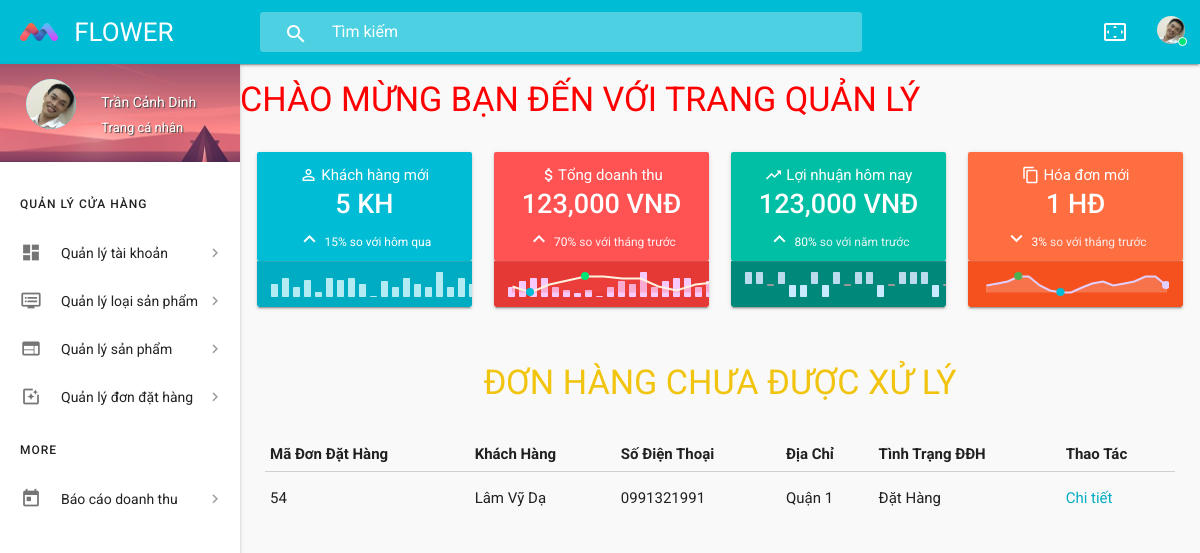
Screenshot of /Admin/index.php (signed in) with the database file from the repository.
### tables this page shows
CREATE TABLE `dondathang` (
  `MaDonDatHang` int(11) NOT NULL,
  `MaKhachHang` int(11) NOT NULL,
  `NgayDatHang` datetime NOT NULL,
  `TongThanhTien` int(11) DEFAULT NULL,
  `MaTinhTrangDonDatHang` int(11) NOT NULL,
  `MaNhanVien` int(11) DEFAULT NULL
);

CREATE TABLE `khachhang` (
  `MaKhachHang` int(11) NOT NULL,
  `HoTen` varchar(45) NOT NULL,
  `DiaChi` varchar(256) NOT NULL,
  `SoDienThoai` varchar(11) NOT NULL,
  `MatKhau` int(11) NOT NULL,
  `BiXoa` int(11) DEFAULT '0'
);

CREATE TABLE `tinhtrangdondathang` (
  `MaTinhTrangDonDatHang` int(11) NOT NULL,
  `TenTinhTrangDonDatHang` varchar(45) NOT NULL
);

### libs/database.php (called while the page is built, shortened)
<?php
    class DataProvider {
        public static function ExecuteQuery($sql)
        {
            $connection = mysqli_connect('localhost','root','','project_php','3306') or
                die ("couldn't connect to localhost");
            mysqli_query($connection, "set names 'utf8'");
            $result = mysqli_query($connection, $sql);
            return $result;
        }
    }
    ?>

### Admin/modules/tDanhSachDonDatHangChuaXuLy.php (the view)
<tr>
    <td><?php echo $maDonDatHang; ?></td>
    <td><?php echo $hoTen; ?></td>
    <td><?php echo $soDienThoai; ?></td>
    <td><?php echo $diaChi; ?></td>
    <td><?php echo $tenTinhTrangDonDatHang; ?></td>
    <td><a href="index.php?c=5&k=2&id=<?php echo $maDonDatHang; ?>">Chi tiết</a></td>
</tr>

### Admin/index.php (shortened to what this page needs)
<?php
include '../libs/database.php';
$c = 1;
?>
<!DOCTYPE html>
<html lang="en">
<head>
    <link href="css/themes/fixed-menu/materialize.css" type="text/css" rel="stylesheet">
    <link href="css/themes/fixed-menu/style.css" type="text/css" rel="stylesheet">
    <link href="css/custom/custom.css" type="text/css" rel="stylesheet">
    <link href="vendors/perfect-scrollbar/perfect-scrollbar.css" type="text/css" rel="stylesheet">
    <link href="vendors/jvectormap/jquery-jvectormap.css" type="text/css" rel="stylesheet">
    <link href="vendors/flag-icon/css/flag-icon.min.css" type="text/css" rel="stylesheet">
    <link rel="stylesheet" href="https://code.jquery.com/jquery-3.3.1.min.js">
    <link rel="stylesheet" type="text/css" href="css/admin.css" />
</head>
<body>
<?php
include_once 'modules/header.php';
include_once 'modules/menu_left.php';
?>
<div id="content">
    <?php
    switch ($c) {
        case 1:
            include("modules/menu_content.php");
            break;
    }
    ?>
</div>
</body>
</html>

### Admin/modules/header.php (shortened to what this page needs)
<header id="header" class="page-topbar">
    <div class="navbar-fixed">
        <nav class="navbar-color">
            <div class="nav-wrapper">
                <ul class="left">
                    <li>
                        <h1 class="logo-wrapper">
                            <a href="index.php" class="brand-logo darken-1">
                                <img src="modules/logo/materialize-logo-color.png" alt="materialize logo">
                                <span class="logo-text hide-on-med-and-down">FLOWER</span>
                            </a>
                        </h1>
                    </li>
                </ul>
                <div class="header-search-wrapper hide-on-med-and-down">
                    <i class="material-icons">search</i>
                    <input type="text" name="Search" class="header-search-input z-depth-2"
                           placeholder="Tìm kiếm"/>
                </div>
                <ul class="right hide-on-med-and-down">
                    <li>
                        <a href="javascript:void(0);" class="waves-effect waves-block waves-light toggle-fullscreen">
                            <i class="material-icons">settings_overscan</i>
                        </a>
                    </li>
                    <li>
                        <a href="javascript:void(0);" class="waves-effect waves-block waves-light profile-button"
                           data-activates="profile-dropdown">
                  <span class="avatar-status avatar-online">
                    <img src="modules/logo/<?php echo $_SESSION["SHinh"]?>" alt="avatar">
                    <i></i>
                  </span>
                        </a>
                    </li>
                </ul>
            </div>
        </nav>
    </div>
</header>

### Admin/modules/menu_left.php (shortened to what this page needs)
<div id="main">
    <div class="wrapper">
        <aside id="left-sidebar-nav">
            <ul id="slide-out" class="side-nav fixed leftside-navigation">
                <li class="user-details cyan darken-2">
                    <div class="row">
                        <div class="col col s4 m4 l4">
                            <img src="modules/logo/<?php echo $_SESSION["SHinh"] ?>" alt="Quản trị viên"
                                 class="circle responsive-img valign profile-image cyan"
                                 style="height: 50px;width: 50px">
                        </div>
                        <div class="col col s8 m8 l8">
                            <a class="btn-flat dropdown-button waves-effect waves-light white-text profile-btn"
                               href="index.php?c=2&k=3"
                               data-activates="profile-dropdown-nav"><?php echo $_SESSION['SHoTen']; ?></a>
                            <a href="index.php?c=2&k=3">
                                <p class="user-roal">Trang cá nhân</p>
                            </a>
                        </div>
                    </div>
                </li>
                <li class="li-hover">
                    <p class="ultra-small margin more-text">Quản lý cửa hàng</p>
                </li>
                <li class="no-padding">
                    <ul class="collapsible" data-collapsible="accordion">
                        <li class="bold">
                            <a class="collapsible-header waves-effect waves-cyan">
                                <i class="material-icons">dashboard</i>
                                <span class="nav-text">Quản lý tài khoản</span>
                            </a>
                        </li>
                        <li class="bold">
                            <a class="collapsible-header waves-effect waves-cyan">
                                <i class="material-icons">dvr</i>
                                <span class="nav-text">Quản lý loại sản phẩm</span>
                            </a>
                        </li>
                        <li class="bold">
                            <a class="collapsible-header waves-effect waves-cyan">
                                <i class="material-icons">web</i>
                                <span class="nav-text">Quản lý sản phẩm</span>
                            </a>
                        </li>
                        <li class="bold">
                            <a class="collapsible-header  waves-effect waves-cyan">
                                <i class="material-icons">photo_filter</i>
                                <span class="nav-text">Quản lý đơn đặt hàng</span>
                            </a>
                        </li>
                        <li class="li-hover">
                            <p class="ultra-small margin more-text">MORE</p>
                        </li>
                        <li class="bold">
                            <a class="collapsible-header  waves-effect waves-cyan">
                                <i class="material-icons">today</i>
                                <span class="nav-text">Báo cáo doanh thu</span>
                            </a>
                        </li>
                    </ul>
                </li>
        </aside>

### Admin/modules/menu_content.php
<h4 style="color: red"><marquee scrollamount="1" behavior="alternate">CHÀO MỪNG BẠN ĐẾN VỚI TRANG QUẢN LÝ</marquee></h4>
<section id="content">
    <div class="container">
        <div id="card-stats">
            <div class="row">
                <div class="col s12 m6 l3">
                    <div class="card">
                        <div class="card-content cyan white-text">
                            <p class="card-stats-title">
                                <i class="material-icons">person_outline</i> Khách hàng mới</p>
                            <?php
                            $sql = "SELECT MaKhachHang FROM khachhang";
                            $result = DataProvider::ExecuteQuery($sql);
                            $row = mysqli_num_rows($result);
                            ?>
                            <h4 class="card-stats-number"><?php echo $row ?> KH</h4>
                            <p class="card-stats-compare">
                                <i class="material-icons">keyboard_arrow_up</i> 15%
                                <span class="cyan text text-lighten-5">so với hôm qua</span>
                            </p>
                        </div>
                        <div class="card-action cyan darken-1">
                            <div id="clients-bar" class="center-align"></div>
                        </div>
                    </div>
                </div>
                <div class="col s12 m6 l3">
                    <div class="card">
                        <div class="card-content red accent-2 white-text">
                            <p class="card-stats-title">
                                <i class="material-icons">attach_money</i>Tổng doanh thu</p>
                            <h4 class="card-stats-number"><?php echo number_format(123000); ?> VNĐ</h4>
                            <p class="card-stats-compare">
                                <i class="material-icons">keyboard_arrow_up</i> 70%
                                <span class="red-text text-lighten-5">so với tháng trước</span>
                            </p>
                        </div>
                        <div class="card-action red darken-1">
                            <div id="sales-compositebar" class="center-align"></div>
                        </div>
                    </div>
                </div>
                <div class="col s12 m6 l3">
                    <div class="card">
                        <div class="card-content teal accent-4 white-text">
                            <p class="card-stats-title">
                                <i class="material-icons">trending_up</i> Lợi nhuận hôm nay</p>
                            <h4 class="card-stats-number"><?php echo number_format(123000); ?> VNĐ</h4>
                            <p class="card-stats-compare">
                                <i class="material-icons">keyboard_arrow_up</i> 80%
                                <span class="teal-text text-lighten-5">so với năm trước</span>
                            </p>
                        </div>
                        <div class="card-action teal darken-1">
                            <div id="profit-tristate" class="center-align"></div>
                        </div>
                    </div>
                </div>
                <div class="col s12 m6 l3">
                    <div class="card">
                        <div class="card-content deep-orange accent-2 white-text">
                            <p class="card-stats-title">
                                <i class="material-icons">content_copy</i> Hóa đơn mới</p>
                            <?php
                            $sql = "SELECT MaDonDatHang FROM dondathang WHERE MaTinhTrangDonDatHang =1";
                            $result = DataProvider::ExecuteQuery($sql);
                            $row = mysqli_num_rows($result);
                            ?>
                            <h4 class="card-stats-number"><?php echo $row ?> HĐ</h4>
                            <p class="card-stats-compare">
                                <i class="material-icons">keyboard_arrow_down</i> 3%
                                <span class="deep-orange-text text-lighten-5">so với tháng trước</span>
                            </p>
                        </div>
                        <div class="card-action  deep-orange darken-1">
                            <div id="invoice-line" class="center-align"></div>
                        </div>
                    </div>
                </div>
            </div>
        </div>
    </div>
</section>
<form method="post" style="padding: 25px">
    <h4 style="text-align: center;color: #f1c40f">ĐƠN HÀNG CHƯA ĐƯỢC XỬ LÝ</h4><br>
    <table class="table">
        <thead class="thead-light">
        <tr>
            <th scope="col">Mã Đơn Đặt Hàng</th>
            <th scope="col">Khách Hàng</th>
            <th scope="col">Số Điện Thoại</th>
            <th scope="col">Địa Chỉ</th>
            <th scope="col">Tình Trạng ĐĐH</th>
            <th scope="col">Thao Tác</th>
        </tr>
        </thead>
        <?php
        $sql = "SELECT dondathang.MaDonDatHang, khachhang.HoTen, khachhang.DiaChi, khachhang.SoDienThoai,
                tinhtrangdondathang.TenTinhTrangDonDatHang,dondathang.MaTinhTrangDonDatHang
                FROM dondathang,khachhang,tinhtrangdondathang
                WHERE (dondathang.MaKhachHang = khachhang.MaKhachHang) AND
                (dondathang.MaTinhTrangDonDatHang= tinhtrangdondathang.MaTinhTrangDonDatHang) AND
                dondathang.MaTinhTrangDonDatHang =1";
        $result = DataProvider::ExecuteQuery($sql);
        while($row = mysqli_fetch_array($result)){
            $maDonDatHang = $row["MaDonDatHang"];
            $hoTen = $row["HoTen"];
            $diaChi = $row["DiaChi"];
            $soDienThoai = $row["SoDienThoai"];
            $tenTinhTrangDonDatHang = $row["TenTinhTrangDonDatHang"];
            include("modules/tDanhSachDonDatHangChuaXuLy.php");
        }
        ?>
    </table>
</form>

### rows the page displays
dondathang: MaDonDatHang "54", MaKhachHang.HoTen "Lâm Vỹ Dạ", MaKhachHang.SoDienThoai "0991321991", MaKhachHang.DiaChi "Quận 1", MaTinhTrangDonDatHang.TenTinhTrangDonDatHang "Đặt Hàng"

### other values shown
$_SESSION['SHoTen'] "Trần Cảnh Dinh"
$row "5"
123000 "123,000"
$row "1"
